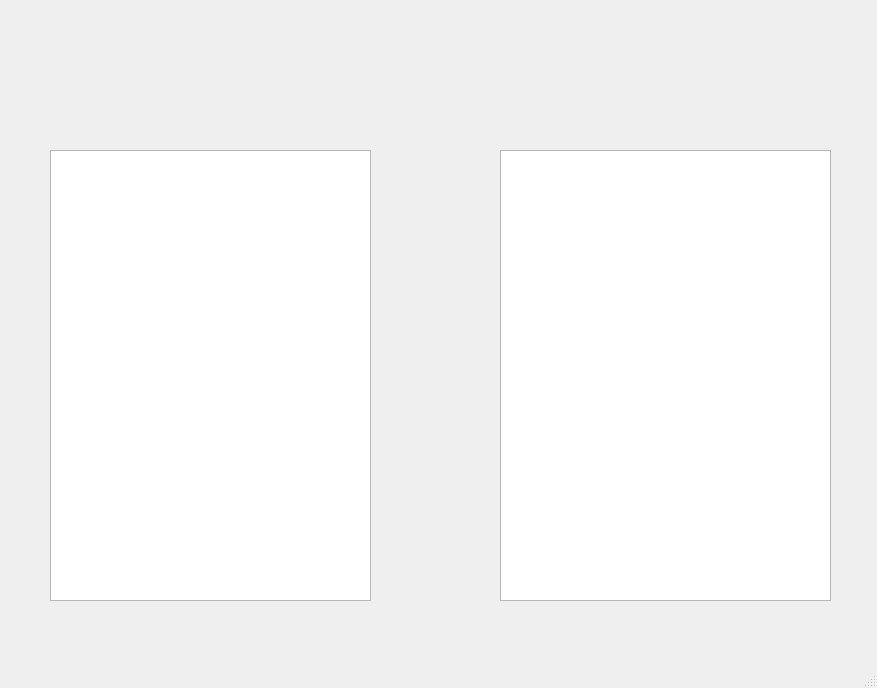
<?xml version="1.0" encoding="UTF-8"?>
<ui version="4.0">
 <class>MainWindow</class>
 <widget class="QMainWindow" name="MainWindow">
  <property name="geometry">
   <rect>
    <x>0</x>
    <y>0</y>
    <width>877</width>
    <height>688</height>
   </rect>
  </property>
  <property name="windowTitle">
   <string>MainWindow</string>
  </property>
  <widget class="QWidget" name="centralwidget">
   <widget class="QTreeView" name="treeView">
    <property name="geometry">
     <rect>
      <x>50</x>
      <y>150</y>
      <width>321</width>
      <height>451</height>
     </rect>
    </property>
   </widget>
   <widget class="QListView" name="listView">
    <property name="geometry">
     <rect>
      <x>500</x>
      <y>150</y>
      <width>331</width>
      <height>451</height>
     </rect>
    </property>
   </widget>
  </widget>
  <widget class="QMenuBar" name="menubar">
   <property name="geometry">
    <rect>
     <x>0</x>
     <y>0</y>
     <width>877</width>
     <height>26</height>
    </rect>
   </property>
  </widget>
  <widget class="QStatusBar" name="statusbar"/>
 </widget>
 <resources/>
 <connections/>
</ui>
